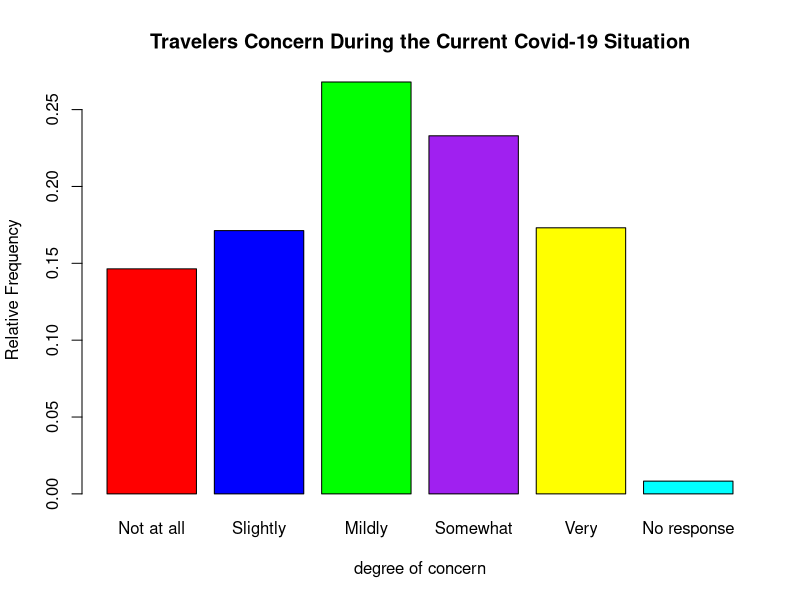

The R source for this figure:
## ---- chunk 1
#1

#a
library(readxl)
sfo <- read_excel("SFO_Recovery_Onsite_December_2020.xlsx", sheet = 'Data')

#b
length(sfo$Q4)
dim(sfo)[1]
print("there are 1086 observations")

#c
length(sfo)
dim(sfo)[2]
print("there are 42 columns")
head(sfo)
print("after investigating the excel, we noted that the two columns can be considered individuals, so there are 40 variables in the dataset.")

#d
q4 <- sfo$Q4
q4 <- factor( q4, levels = c(1,2,3,4,5,0))
(tab <- table(q4))
(tabrf = tab / sum(tab))

tabnames <- c("Not at all", "Slightly", "Mildly", "Somewhat", "Very", "No response")

names(tabrf) <- tabnames

tabrf

barplot(tabrf, main = "Travelers Concern During the Current Covid-19 Situation", xlab = "degree of concern", ylab = 'Relative Frequency', col = c("red", "blue", "green", "purple", "yellow", "cyan"))



#e
print("Most people feel a mild degree of concern about the covid situation, with a few more people somewhat or very concerned. The least people did not respond, or are not at all worried.")
## ---- chunk 2

